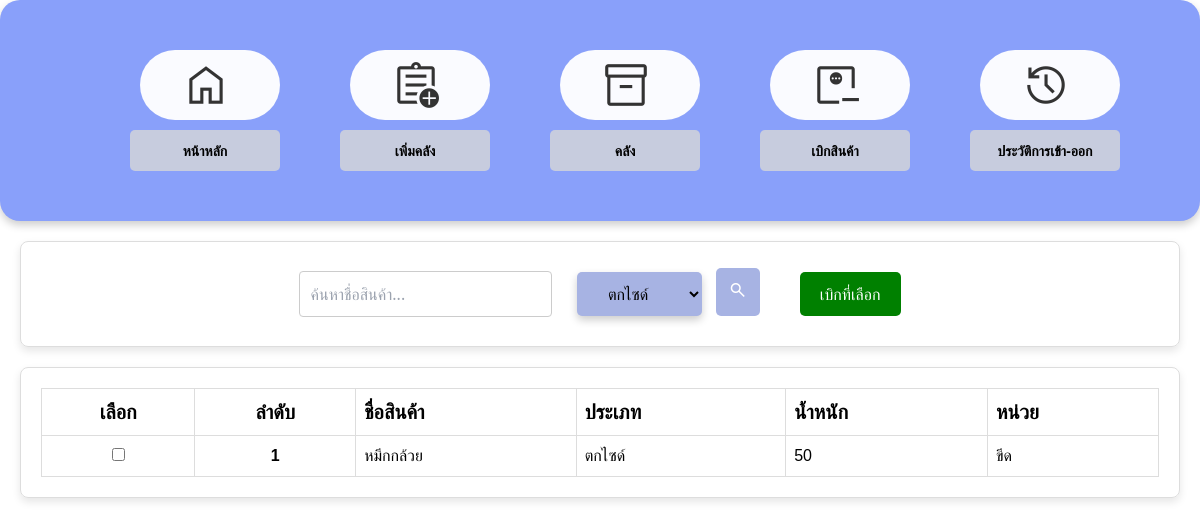
The page /projectfish/minus.php?type=ตกไซด์ on the database its author committed.
### tables this page shows
CREATE TABLE `inventory` (
  `id` int(11) NOT NULL,
  `product_name` varchar(255) DEFAULT NULL,
  `action` enum('เข้า','ออก') NOT NULL,
  `type` varchar(255) DEFAULT NULL,
  `weight` int(11) DEFAULT NULL,
  `unit` varchar(255) DEFAULT NULL,
  `price` int(11) DEFAULT NULL,
  `weight_out` decimal(10,2) DEFAULT NULL,
  `status` enum('เข้าคลัง','ออก') NOT NULL,
  `date_time` timestamp NOT NULL DEFAULT current_timestamp()
);

### projectfish/minus.php (the view, shortened to what this page needs)
<!DOCTYPE html>
<html lang="th">
<head>
    <link href="minus.css" rel="stylesheet" type="text/css" />
    <link href="dropdown_inventory.css" rel="stylesheet" type="text/css" />
    <link href="table_inv.css" rel="stylesheet" type="text/css" />
    <script src="https://cdn.tailwindcss.com"></script>
    <link rel="stylesheet" href="https://cdnjs.cloudflare.com/ajax/libs/font-awesome/6.0.0-beta3/css/all.min.css" />
    <link rel="stylesheet" href="https://cdnjs.cloudflare.com/ajax/libs/font-awesome/4.7.0/css/font-awesome.min.css">
</head>
<body>
    <div class="main-container">
        <div class="button-container">
            <div>
                <button class="btn glass"><a href="index.php">
                        <i class="material-symbols-outlined icon-large mr-2">home</i>
                    </a></button>
                <div class="la"><b>หน้าหลัก</b></div>
            </div>
            <div>
                <button class="btn glass"><a href="add_inventory.php">
                        <i class="material-symbols-outlined icon-large mr-2">assignment_add</i>
                    </a></button>
                <div class="la"><b>เพิ่มคลัง</b></div>
            </div>
            <div>
                <button class="btn glass"><a href="inventory.php">
                        <i class="material-symbols-outlined icon-large mr-2">inventory_2</i>
                    </a></button>
                <div class="la"><b>คลัง</b></div>
            </div>
            <div>
                <button class="btn glass"><a href="minus.php">
                        <i class="material-symbols-outlined icon-large mr-2">monitor_weight_loss</i>
                    </a></button>
                <div class="la"><b>เบิกสินค้า</b></div>
            </div>
            <div>
                <button class="btn glass"><a href="history.php">
                        <i class="material-symbols-outlined icon-large mr-2">history</i>
                    </a></button>
                <div class="la2"><b>ประวัติการเข้า-ออก</b></div>
            </div>
        </div>
    </div>
    <?php
$servername = "localhost";
$username = "root";
$password = "";
$dbname = "inventory_db";
$conn = new mysqli($servername, $username, $password, $dbname);
$type_filter = isset($_GET['type']) ? $_GET['type'] : '';
$search_query = isset($_GET['search']) ? $_GET['search'] : '';
$sql = "SELECT * FROM inventory WHERE 1=1";
if ($type_filter) {
    $type_filter = $conn->real_escape_string($type_filter);
    $sql .= " AND type = '$type_filter'";
}
$sql .= " AND weight > 0";
$sql .= " ORDER BY weight DESC";
$result = $conn->query($sql);
?>
        <div class="column1">
        <div class="wrapper">
        <div class="search-box">
            <form action="" method="GET">
                <input type="text" name="search" class="search-input" placeholder="ค้นหาชื่อสินค้า..." value="<?php echo htmlspecialchars($search_query); ?>">
                <select name="type" class="search-select">
                    <option value="ตกไซด์" <?php if ($type_filter == 'ตกไซด์') echo 'selected'; ?>>ตกไซด์</option>
                </select>
                <button type="submit" class="search-button">
                    <i class="material-symbols-outlined icon-large1">search</i>
                </button>
            </form>
        </div>
        <form id="deduction-form" action="show_deduction_form.php" method="POST">
        <button type="submit" class="deletedata-button">เบิกที่เลือก</button>
    </div>
        <div class="wrapper">
            <table class="table">
                <thead>
                    <tr style="font-size:20px;">
                        <th><center>เลือก</center></th>
                        <th><center>ลำดับ</center></th>
                        <th>ชื่อสินค้า</th>
                        <th>ประเภท</th>
                        <th>น้ำหนัก</th>
                        <th>หน่วย</th>
                    </tr>
                </thead>
                <tbody>
                    <?php
                    if ($result->num_rows > 0) {
                        $row_number = 1;
                        while ($row = $result->fetch_assoc()) {
                            echo "<tr>";
                            echo "<td><center><input type='checkbox' name='selected_ids[]' value='" . $row['id'] . "'></center></td>";
                            echo "<th style='text-align: center;'>" . $row_number . "</th>";
                            echo "<td>" . $row['product_name'] . "</td>";
                            echo "<td>" . $row['type'] . "</td>";
                            echo "<td>" . $row['weight'] . "</td>";
                            echo "<td>" . $row['unit'] . "</td>";
                            echo "</tr>";
                            $row_number++;
                        }
                    } else {
                        echo "<tr><td colspan='7' style='text-align: center;'>ไม่มีข้อมูล</td></tr>";
                    }
                    ?>
                </tbody>
            </table>
        </div>
        </div>
</body>
</html>

### projectfish/minus.css (style rules this page uses)
.main-container { display: flex; align-items: center; justify-content: center; width: auto; padding: 50px; border-radius: 20px; box-shadow: 0 4px 8px rgba(0, 0, 0, 0.2); background-color: #89a0fa; background-size: cover; background-position: center; background-repeat: no-repeat; }
.button-container { display: flex; flex-wrap: wrap-reverse; justify-content: center; gap: 10px; }
.btn { display: flex; align-items: center; justify-content: center; width: 140px; padding: 10px; border: none; border-radius: 50px; background-color: rgba(255, 255, 255, 0.955); color: #333; cursor: pointer; text-align: center; text-decoration: none; transition: background-color 0.3s ease; margin-left: 60px; }
.btn a { text-decoration: none; color: inherit; display: flex; align-items: center; justify-content: center; }
.la, .la2 { margin-top: 10px; margin-left: 50px; font-size: 14px; background-color: #d7d7d7cb; color: #000000; border: none; padding: 10px; border-radius: 5px; text-align: center; }
.wrapper { display: flex; align-items: center; justify-content: space-between; padding: 20px; margin: 20px; border: 1px solid #ddd; border-radius: 8px; box-shadow: 0 4px 8px rgba(0, 0, 0, 0.1); }
.wrapper { display: flex; align-items: center; justify-content: center; }
.wrapper .search-box { margin-right: 20px; display: flex; align-items: center; }
.search-box { display: flex; align-items: center; }
.search-input { padding: 10px; border-radius: 4px; border: 1px solid #ccc; margin-right: 10px; }
.search-button { background-color: #A7B3E3; color: #fff; border: none; padding: 10px; border-radius: 5px; cursor: pointer; }
.search-select { box-shadow: 0 4px 8px rgba(0, 0, 0, 0.2); color: rgb(0, 0, 0); background-color: #A7B3E3; border-radius: 5px; margin: 10px; padding: 10px; padding-right: 20px; text-align: center; }

### projectfish/table_inv.css (style rules this page uses)
table { font-family: arial, sans-serif; border-collapse: collapse; width: 100%; }
td, th { border: 1px solid #dddddd; text-align: left; padding: 8px; }

### projectfish/minus.php (style rules this page uses)
.icon-large { font-size: 50px; }
.icon-large1 { padding: 2px; font-size: 20px; }
.deletedata-button { margin-left: 20px; padding: 10px 20px; background-color: green; color: white; border: none; border-radius: 5px; cursor: pointer; }

### rows shown on the page
inventory: product_name "หมึกกล้วย", type "ตกไซด์", weight "50", unit "ขีด"
